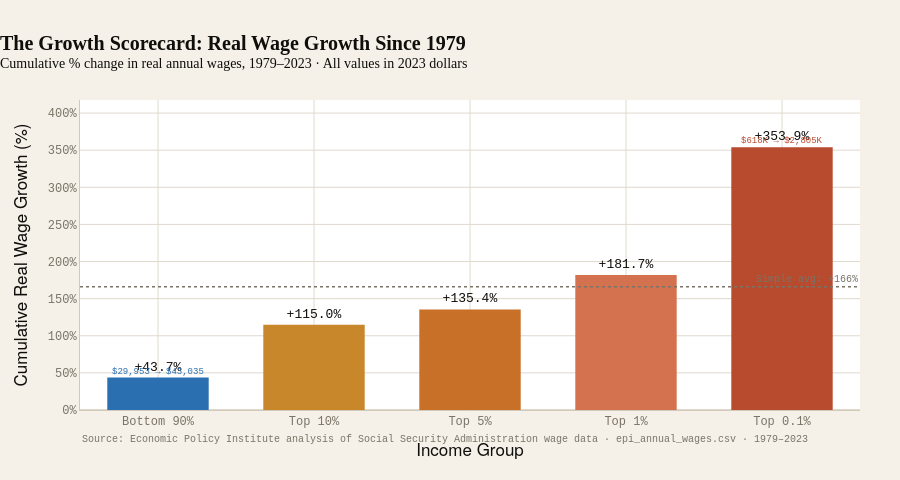

Notebook code for this chart:
### Markdown cell above
---
## Visualization 5 — "The Growth Scorecard"
**Static grouped bar chart**

A clean static summary: cumulative real wage growth since 1979 for each group,
shown as a single bar chart. This is the most shareable, publication-ready
single-panel summary of the entire inequality story.

> **Designed to be a static visualization that earns its place at a glance.**
> No interaction needed — the bars say everything.

### Code cell
# ── Compute cumulative growth for each group ─────────────────
groups_ordered = [
    ('bottom_90', 'Bottom 90%'),
    ('top_10',    'Top 10%'),
    ('top_5',     'Top 5%'),
    ('top_1',     'Top 1%'),
    ('top_0_1',   'Top 0.1%'),
]

bar_labels  = [label for _, label in groups_ordered]
bar_growths = [growth[key] for key, _ in groups_ordered]

# Color: blue for bottom groups, gradient to red for top
bar_colors = [C.blue, C.gold, C.orange, C.red_light, C.red]

fig5 = go.Figure()

fig5.add_trace(go.Bar(
    x=bar_labels,
    y=bar_growths,
    marker=dict(
        color=bar_colors,
        line=dict(width=0),
    ),
    text=[f'+{v:.1f}%' for v in bar_growths],
    textposition='outside',
    textfont=dict(
        size=13,
        family=THEME['font_mono'],
        color=THEME['text'],
    ),
    hovertemplate='<b>%{x}</b><br>Growth since 1979: +%{y:.1f}%<extra></extra>',
    showlegend=False,
))

# ── Reference line: average across all (rough) ───────────────
avg_growth = sum(bar_growths) / len(bar_growths)
fig5.add_hline(
    y=avg_growth,
    line_dash='dot', line_color=C.gray, line_width=1.5,
    annotation_text=f'Simple avg: +{avg_growth:.0f}%',
    annotation_position='top right',
    annotation_font=dict(size=10, color=C.gray, family=THEME['font_mono']),
)

# ── Label: actual dollar amounts for bottom and top ───────────
v79_bot  = aw_raw.loc[1979, 'bottom_90']
v_end_bot = aw_raw.loc[last_aw_yr, 'bottom_90']
v79_top  = aw_raw.loc[1979, 'top_0_1']
v_end_top = aw_raw.loc[last_aw_yr, 'top_0_1']

fig5.add_annotation(
    x='Bottom 90%',
    y=bar_growths[0] + 8,
    text=f'${v79_bot:,.0f} → ${v_end_bot:,.0f}',
    showarrow=False,
    font=dict(size=9, color=C.blue, family=THEME['font_mono']),
)
fig5.add_annotation(
    x='Top 0.1%',
    y=bar_growths[-1] + 8,
    text=f'${v79_top/1e3:,.0f}K → ${v_end_top/1e3:,.0f}K',
    showarrow=False,
    font=dict(size=9, color=C.red, family=THEME['font_mono']),
)

apply_theme(fig5)

fig5.update_layout(
    title=dict(
        text=f'<b>The Growth Scorecard: Real Wage Growth Since 1979</b><br>'
             f'<sup>Cumulative % change in real annual wages, 1979–{last_aw_yr} · '
             f'All values in 2023 dollars</sup>',
        font=dict(size=THEME['font_size']['lg'], family=THEME['font']),
    ),
    xaxis=dict(title='Income Group'),
    yaxis=dict(
        title='Cumulative Real Wage Growth (%)',
        tickformat='+.0f',
        ticksuffix='%',
        range=[0, max(bar_growths) * 1.18],
    ),
    bargap=0.35,
    height=480,
    margin=dict(t=100, b=70, l=80, r=40),
)

watermark(fig5,
          f'Source: Economic Policy Institute analysis of Social Security '
          f'Administration wage data · epi_annual_wages.csv · 1979–{last_aw_yr}')
fig5.show()

print(f"\n── The Growth Scorecard (1979–{last_aw_yr}) ────────────────────────────")
for (key, label), g in zip(groups_ordered, bar_growths):
    bar = '█' * int(g / 8)
    print(f"  {label:14s}: +{g:6.1f}%  {bar}")
print(f"\n  The top 0.1% grew {bar_growths[-1]/bar_growths[0]:.1f}× faster than the bottom 90%")

### Figure 1 — Plotly figure (JSON) as saved in the notebook; plotly's stock layout.template omitted (floating-point values rounded to 4 significant figures)
{"data": [{"hovertemplate": "<b>%{x}</b><br>Growth since 1979: +%{y:.1f}%<extra></extra>", "marker": {"color": ["#2A6FAF", "#C8872A", "#C87028", "#D4714F", "#B84A2E"], "line": {"width": 0}}, "showlegend": false, "text": ["+43.7%", "+115.0%", "+135.4%", "+181.7%", "+353.9%"], "textfont": {"color": "#0F0E0B", "family": "DM Mono, JetBrains Mono, Courier New, monospace", "size": 13}, "textposition": "outside", "type": "bar", "x": ["Bottom 90%", "Top 10%", "Top 5%", "Top 1%", "Top 0.1%"], "y": [43.7, 115, 135.4, 181.7, 353.9]}], "layout": {"annotations": [{"font": {"color": "#7A7468", "family": "DM Mono, JetBrains Mono, Courier New, monospace", "size": 10}, "showarrow": false, "text": "Simple avg: +166%", "x": 1, "xanchor": "right", "xref": "x domain", "y": 165.9, "yanchor": "bottom", "yref": "y"}, {"font": {"color": "#2A6FAF", "family": "DM Mono, JetBrains Mono, Courier New, monospace", "size": 9}, "showarrow": false, "text": "$29,953 → $43,035", "x": "Bottom 90%", "y": 51.7}, {"font": {"color": "#B84A2E", "family": "DM Mono, JetBrains Mono, Courier New, monospace", "size": 9}, "showarrow": false, "text": "$618K → $2,805K", "x": "Top 0.1%", "y": 361.9}, {"align": "left", "font": {"color": "#7A7468", "family": "DM Mono, JetBrains Mono, Courier New, monospace", "size": 10}, "showarrow": false, "text": "Source: Economic Policy Institute analysis of Social Security Administration wage data · epi_annual_wages.csv · 1979–2023", "x": 0, "xref": "paper", "y": -0.12, "yref": "paper"}], "bargap": 0.35, "colorway": ["#2A6FAF", "#B84A2E", "#C8872A", "#2A7C6F", "#7B4FA6", "#C87028", "#7A7468"], "font": {"color": "#0F0E0B", "family": "DM Sans, Helvetica Neue, Arial, sans-serif", "size": 14}, "height": 480, "hoverlabel": {"bgcolor": "#FFFFFF", "bordercolor": "#D0C9BC", "font": {"color": "#0F0E0B", "family": "DM Sans, Helvetica Neue, Arial, sans-serif", "size": 12}}, "legend": {"bgcolor": "rgba(0,0,0,0)", "bordercolor": "rgba(0,0,0,0)", "font": {"color": "#0F0E0B", "family": "DM Sans, Helvetica Neue, Arial, sans-serif", "size": 12}}, "margin": {"b": 70, "l": 80, "r": 40, "t": 100}, "paper_bgcolor": "#F5F0E8", "plot_bgcolor": "#FFFFFF", "shapes": [{"line": {"color": "#7A7468", "dash": "dot", "width": 1.5}, "type": "line", "x0": 0, "x1": 1, "xref": "x domain", "y0": 165.9, "y1": 165.9, "yref": "y"}], "title": {"font": {"color": "#0F0E0B", "family": "Playfair Display, Georgia, serif", "size": 20}, "pad": {"l": 0}, "text": "<b>The Growth Scorecard: Real Wage Growth Since 1979</b><br><sup>Cumulative % change in real annual wages, 1979–2023 · All values in 2023 dollars</sup>", "x": 0, "xanchor": "left"}, "xaxis": {"gridcolor": "#E0D9CE", "linecolor": "#D0C9BC", "tickcolor": "#D0C9BC", "tickfont": {"color": "#7A7468", "family": "DM Mono, JetBrains Mono, Courier New, monospace", "size": 12}, "title": {"text": "Income Group"}, "zerolinecolor": "#E0D9CE"}, "yaxis": {"gridcolor": "#E0D9CE", "linecolor": "#D0C9BC", "range": [0, 417.6], "tickcolor": "#D0C9BC", "tickfont": {"color": "#7A7468", "family": "DM Mono, JetBrains Mono, Courier New, monospace", "size": 12}, "tickformat": "+.0f", "ticksuffix": "%", "title": {"text": "Cumulative Real Wage Growth (%)"}, "zerolinecolor": "#E0D9CE"}}}
